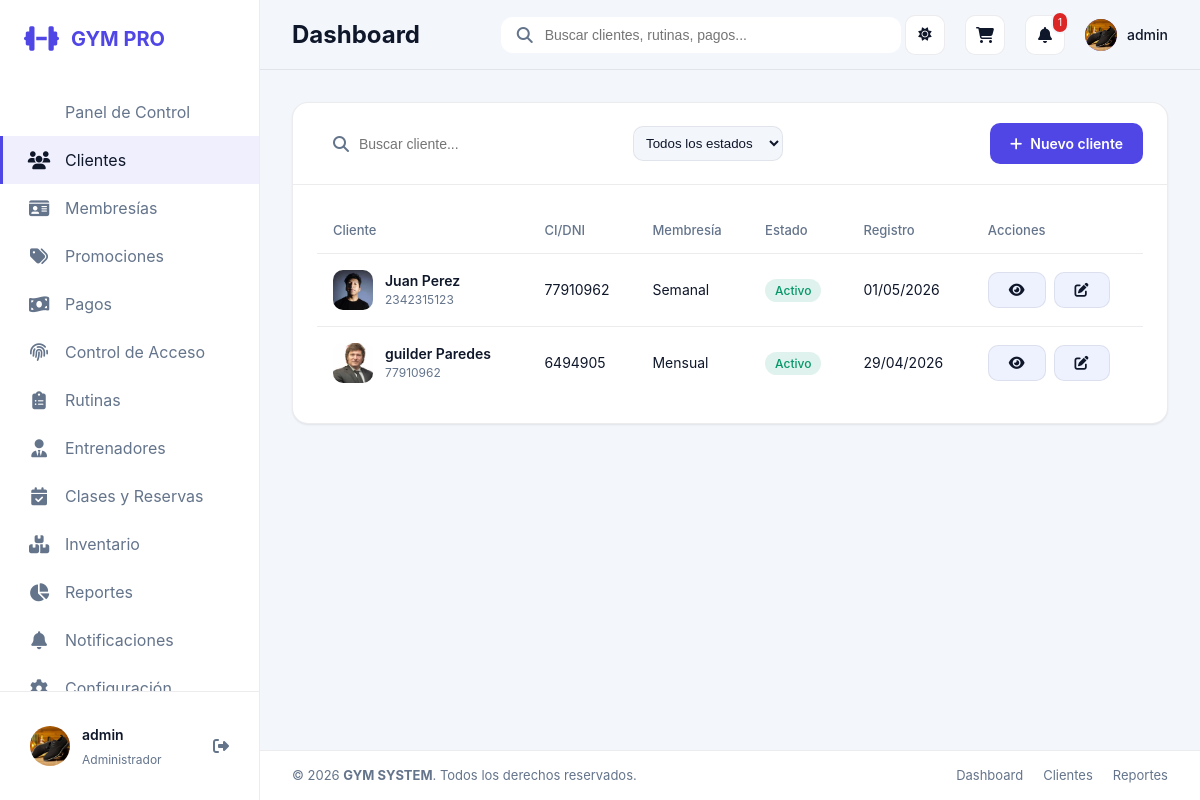
The app's page /clientes/ (signed in) with its own data.
### apps/core/models.py (models this page shows, shortened)
class UserProfile(models.Model):
    ROLE_ADMIN = 'ADMIN'
    ROLE_RECEPTION = 'RECEPCIONISTA'
    ROLE_TRAINER = 'ENTRENADOR'
    ROLE_CLIENT = 'CLIENTE'
    ROLE_CHOICES = [
        (ROLE_ADMIN, 'Administrador'),
        (ROLE_RECEPTION, 'Recepcionista'),
        (ROLE_TRAINER, 'Entrenador'),
        (ROLE_CLIENT, 'Cliente'),
    ]
    user = models.OneToOneField(settings.AUTH_USER_MODEL, on_delete=models.CASCADE, related_name='profile')
    role = models.CharField(max_length=20, choices=ROLE_CHOICES, default=ROLE_RECEPTION)
    profile_photo = models.ImageField(upload_to='perfiles/', blank=True, null=True)
    client = models.OneToOneField(Client, on_delete=models.SET_NULL, null=True, blank=True, related_name='auth_profile')
    trainer = models.OneToOneField(Trainer, on_delete=models.SET_NULL, null=True, blank=True, related_name='auth_profile')
    @property
    def role_label(self):
        return self.get_role_display()

### apps/clients/models.py (models this page shows, shortened)
class Client(models.Model):
    first_name = models.CharField(max_length=120)
    last_name = models.CharField(max_length=120)
    ci = models.CharField(max_length=40, unique=True)
    phone = models.CharField(max_length=40)
    email = models.EmailField(blank=True)
    profile_photo = models.ImageField(upload_to='clientes/', blank=True, null=True)
    join_date = models.DateField(default=timezone.now)
    is_active = models.BooleanField(default=True)
    height_cm = models.DecimalField(max_digits=5, decimal_places=2, blank=True, null=True)
    weight_kg = models.DecimalField(max_digits=5, decimal_places=2, blank=True, null=True)
    trainer = models.ForeignKey(Trainer, on_delete=models.SET_NULL, blank=True, null=True, related_name='clients')
    notes = models.TextField(blank=True)
    @property
    def full_name(self):
        return f'{self.first_name} {self.last_name}'

### apps/memberships/models.py (models this page shows, shortened)
class Membership(models.Model):
    client = models.ForeignKey(Client, on_delete=models.CASCADE, related_name='memberships')
    plan = models.ForeignKey(MembershipPlan, on_delete=models.PROTECT)
    start_date = models.DateField(default=timezone.now)
    end_date = models.DateField()
    active = models.BooleanField(default=True)
    created_at = models.DateTimeField(auto_now_add=True)

class MembershipPlan(models.Model):
    name = models.CharField(max_length=120)
    duration_days = models.PositiveIntegerField(default=30)
    price = models.DecimalField(max_digits=10, decimal_places=2)
    description = models.TextField(blank=True)
    active = models.BooleanField(default=True)

### apps/clients/views.py (the view)
# urls.py: path('', views.client_list, name='client_list'),
@role_required(UserProfile.ROLE_ADMIN, UserProfile.ROLE_RECEPTION, UserProfile.ROLE_TRAINER)
def client_list(request):
    search_query = request.GET.get('q', '')
    status_filter = request.GET.get('status', 'todos')
    clients = _get_role_scoped_clients(request).order_by('-join_date')
    if search_query:
        clients = clients.filter(
            models.Q(first_name__icontains=search_query) |
            models.Q(last_name__icontains=search_query) |
            models.Q(ci__icontains=search_query)
        )
    if status_filter == 'activos':
        clients = clients.filter(is_active=True)
    elif status_filter == 'inactivos':
        clients = clients.filter(is_active=False)
    context = {
        'clients': clients,
        'search_query': search_query,
        'status_filter': status_filter
    }
    return render(request, 'clients/client_list.html', context)

### templates/clients/client_list.html (shortened to what this page needs)
{% extends 'base.html' %}
{% block content %}
<div class="card">
    <div class="card-header">
        <div style="display: flex; gap: 16px; align-items: center; flex: 1;">
            <div class="search-bar" style="width: 300px;">
                <form action="" method="GET" style="display: flex; width: 100%; align-items: center; gap: 10px;">
                    <i class="fas fa-search"></i>
                    <input type="text" name="q" value="{{ search_query }}" placeholder="Buscar cliente...">
                </form>
            </div>
            <div class="filter-group">
                <form action="" method="GET" id="filterForm">
                    <select name="status" class="form-control" style="width: 150px; padding: 8px;" onchange="document.getElementById('filterForm').submit()">
                        <option value="todos" {% if status_filter == 'todos' %}selected{% endif %}>Todos los estados</option>
                    </select>
                </form>
            </div>
        </div>
        <a href="{% url 'client_create' %}" class="btn btn-primary">
            <i class="fas fa-plus"></i> Nuevo cliente
        </a>
    </div>
    <div class="card-body">
        <div class="table-container">
            <table>
                <thead>
                    <tr>
                        <th>Cliente</th>
                        <th>CI/DNI</th>
                        <th>Membresía</th>
                        <th>Estado</th>
                        <th>Registro</th>
                        <th>Acciones</th>
                    </tr>
                </thead>
                <tbody>
                    {% for client in clients %}
                    <tr>
                        <td>
                            <div style="display: flex; align-items: center; gap: 12px;">
                                {% if client.profile_photo %}
                                <img src="{{ client.profile_photo.url }}" style="width: 40px; height: 40px; border-radius: 10px; object-fit: cover;">
                                {% else %}
                                <img src="https://ui-avatars.com/api/?name={{ client.full_name }}&background=6366f1&color=fff" style="width: 40px; height: 40px; border-radius: 10px;">
                                {% endif %}
                                <div>
                                    <div style="font-weight: 600;">{{ client.full_name }}</div>
                                    <div style="font-size: 12px; color: var(--text-muted);">{{ client.phone }}</div>
                                </div>
                            </div>
                        </td>
                        <td>{{ client.ci }}</td>
                        <td>
                            {% with active_membership=client.memberships.first %}
                                {% if active_membership %}
                                    {{ active_membership.plan.name }}
                                {% else %}
                                    <span style="color: var(--text-muted);">Sin plan</span>
                                {% endif %}
                            {% endwith %}
                        </td>
                        <td>
                            {% if client.is_active %}
                            <span class="badge-status status-active">Activo</span>
                            {% else %}
                            <span class="badge-status status-expired">Inactivo</span>
                            {% endif %}
                        </td>
                        <td>{{ client.join_date|date:"d/m/Y" }}</td>
                        <td>
                            <div style="display: flex; gap: 8px;">
                                <a href="{% url 'client_detail' client.id %}" class="btn btn-secondary btn-sm" title="Ver perfil">
                                    <i class="fas fa-eye"></i>
                                </a>
                                <a href="{% url 'client_edit' client.id %}" class="btn btn-secondary btn-sm" title="Editar">
                                    <i class="fas fa-edit"></i>
                                </a>
                            </div>
                        </td>
                    </tr>
                    {% endfor %}
                </tbody>
            </table>
        </div>
    </div>
</div>
{% endblock %}

### templates/components/sidebar.html (shortened to what this page needs)
<aside class="sidebar" id="sidebar">
    <div class="sidebar-header">
        <a href="{% url 'dashboard' %}" class="logo">
            <i class="fas fa-dumbbell"></i>
            <span>GYM PRO</span>
        </a>
    </div>
    <nav class="sidebar-nav">
        <a href="{% url 'dashboard' %}" class="nav-item {% if request.resolver_match.url_name == 'dashboard' %}active{% endif %}">
            <span>Panel de Control</span>
        </a>
        {% if request.user.profile.role == 'ADMIN' or request.user.profile.role == 'RECEPCIONISTA' %}
        <a href="{% url 'client_list' %}" class="nav-item {% if 'client' in request.resolver_match.url_name %}active{% endif %}">
            <i class="fas fa-users"></i>
            <span>Clientes</span>
        </a>
        {% endif %}
        {% if request.user.profile.role == 'ADMIN' or request.user.profile.role == 'RECEPCIONISTA' %}
        <a href="{% url 'plan_list' %}" class="nav-item {% if 'plan' in request.resolver_match.url_name %}active{% endif %}">
            <i class="fas fa-id-card"></i>
            <span>Membresías</span>
        </a>
        {% endif %}
        {% if request.user.profile.role == 'ADMIN' %}
        <a href="{% url 'promotion_list' %}" class="nav-item {% if 'promotion' in request.resolver_match.url_name %}active{% endif %}">
            <i class="fas fa-tags"></i>
            <span>Promociones</span>
        </a>
        {% endif %}
        {% if request.user.profile.role == 'ADMIN' or request.user.profile.role == 'RECEPCIONISTA' %}
        <a href="{% url 'payment_list' %}" class="nav-item {% if 'payment' in request.resolver_match.url_name %}active{% endif %}">
            <i class="fas fa-money-bill-wave"></i>
            <span>Pagos</span>
        </a>
        {% endif %}
        {% if request.user.profile.role == 'ADMIN' or request.user.profile.role == 'RECEPCIONISTA' %}
        <a href="{% url 'access_panel' %}" class="nav-item {% if 'access' in request.resolver_match.url_name %}active{% endif %}">
            <i class="fas fa-fingerprint"></i>
            <span>Control de Acceso</span>
        </a>
        {% endif %}
        {% if request.user.profile.role == 'ADMIN' or request.user.profile.role == 'ENTRENADOR' %}
        <a href="{% url 'routine_list' %}" class="nav-item {% if 'routine' in request.resolver_match.url_name %}active{% endif %}">
            <i class="fas fa-clipboard-list"></i>
            <span>Rutinas</span>
        </a>
        {% endif %}
        {% if request.user.profile.role == 'ADMIN' %}
        <a href="{% url 'trainers:list' %}" class="nav-item {% if 'trainers' in request.resolver_match.app_name %}active{% endif %}">
            <i class="fas fa-user-tie"></i>
            <span>Entrenadores</span>
        </a>
        {% endif %}
        {% if request.user.profile.role != 'CLIENTE' %}
        <a href="{% url 'reservation_list' %}" class="nav-item {% if 'reservation' in request.resolver_match.url_name %}active{% endif %}">
            <i class="fas fa-calendar-check"></i>
            <span>Clases y Reservas</span>
        </a>
        {% endif %}
        {% if request.user.profile.role == 'ADMIN' or request.user.profile.role == 'RECEPCIONISTA' %}
        <a href="{% url 'product_list' %}" class="nav-item {% if 'product' in request.resolver_match.url_name %}active{% endif %}">
            <i class="fas fa-boxes-stacked"></i>
            <span>Inventario</span>
        </a>
        {% endif %}
        {% if request.user.profile.role == 'ADMIN' %}
        <a href="{% url 'reports_dashboard' %}" class="nav-item {% if 'reports' in request.resolver_match.url_name %}active{% endif %}">
            <i class="fas fa-chart-pie"></i>
            <span>Reportes</span>
        </a>
        {% endif %}
        {% if request.user.profile.role != 'CLIENTE' %}
        <a href="{% url 'notification_list' %}" class="nav-item {% if 'notification' in request.resolver_match.url_name %}active{% endif %}">
            <i class="fas fa-bell"></i>
            <span>Notificaciones</span>
        </a>
        {% endif %}
        {% if request.user.profile.role == 'ADMIN' %}
        <a href="{% url 'system_settings' %}" class="nav-item {% if 'system_settings' in request.resolver_match.url_name %}active{% endif %}">
            <i class="fas fa-gear"></i>
            <span>Configuración</span>
        </a>
        {% endif %}
    </nav>
    <div class="sidebar-footer">
        <div class="user-profile">
            {% if request.user.profile.role == 'CLIENTE' and request.user.profile.client.profile_photo %}
                <img src="{{ request.user.profile.client.profile_photo.url }}" alt="User" class="user-avatar">
            {% elif request.user.profile.profile_photo %}
                <img src="{{ request.user.profile.profile_photo.url }}" alt="User" class="user-avatar">
            {% else %}
                <img src="https://ui-avatars.com/api/?name={{ request.user.get_full_name|default:request.user.username }}&background=6366f1&color=fff" alt="User" class="user-avatar">
            {% endif %}
            <div class="user-info">
                <span class="user-name">{{ request.user.get_full_name|default:request.user.username }}</span>
                <span class="user-role">{{ request.user.profile.role_label }}</span>
            </div>
            <a href="{% url 'logout' %}" title="Cerrar Sesión" style="color: var(--text-muted);"><i class="fas fa-sign-out-alt"></i></a>
        </div>
    </div>
</aside>

### templates/components/navbar.html (shortened to what this page needs)
<nav class="navbar">
    <div class="navbar-left">
        <h2 class="page-title">
            {% block page_title %}Dashboard{% endblock %}
        </h2>
    </div>
    <div class="navbar-center">
        <div class="search-bar">
            <i class="fas fa-search"></i>
            <input type="text" placeholder="Buscar clientes, rutinas, pagos...">
        </div>
    </div>
    <div class="navbar-right">
        <div class="navbar-actions">
            <button type="button" class="nav-btn theme-toggle" id="themeToggle" title="Cambiar tema" aria-label="Cambiar tema">
                <i class="fas fa-sun theme-icon theme-icon-light"></i>
            </button>
            <a href="{% url 'cart_detail' %}" class="nav-btn" title="Carrito de Ventas">
                <i class="fas fa-shopping-cart"></i>
            </a>
            <a href="{% url 'notification_list' %}" class="nav-btn" title="Notificaciones">
                <i class="fas fa-bell"></i>
                {% if notifications_count > 0 %}
                <span class="badge">{{ notifications_count }}</span>
                {% endif %}
            </a>
            <div class="user-menu">
                <div class="user-avatar-mini">
                    {% if request.user.profile.role == 'CLIENTE' and request.user.profile.client.profile_photo %}
                        <img src="{{ request.user.profile.client.profile_photo.url }}" style="width: 100%; height: 100%; border-radius: 50%; object-fit: cover;">
                    {% elif request.user.profile.profile_photo %}
                        <img src="{{ request.user.profile.profile_photo.url }}" style="width: 100%; height: 100%; border-radius: 50%; object-fit: cover;">
                    {% else %}
                        {{ request.user.username|slice:":1"|upper }}
                    {% endif %}
                </div>
                <span class="user-name-mini">{{ request.user.username }}</span>
            </div>
        </div>
    </div>
</nav>

### records on screen
Client: profile_photo (picture), full_name "Juan Perez", phone "2342315123", ci "77910962", memberships.first.plan.name "Semanal", is_active "Activo", join_date "01/05/2026"
Client: profile_photo (picture), full_name "guilder Paredes", phone "77910962", ci "6494905", memberships.first.plan.name "Mensual", is_active "Activo", join_date "29/04/2026"

### other values on screen
{{ request.user.get_full_name|default:request.user.username }} "admin"
{{ request.user.profile.role_label }} "Administrador"
{{ notifications_count }} "1"
{{ request.user.username }} "admin"
